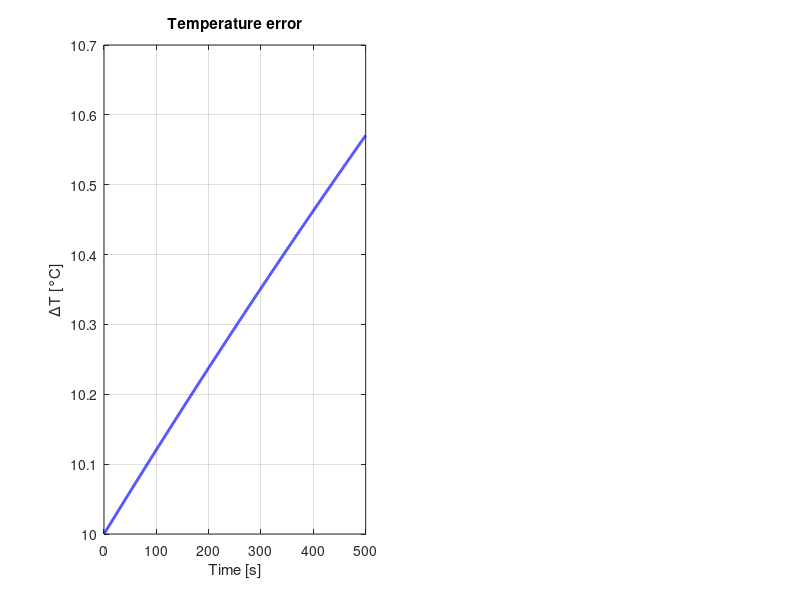

Here is the MATLAB script that generated this plot: (Note: this script raises an error after producing the figure.)
tau_T = 3600;
tau_leak = 900;
tau_phase = 10;
k = 0.068;
beta_heat = 0.4;
beta_press = 0.4;

A11 = -1/tau_T;
A21 = k/tau_phase;
A22 = -(1/tau_phase + 1/tau_leak);

A = [A11, 0; A21, A22];
B = [beta_heat, 0; 0, beta_press];
C = eye(2);

dt = 0.1;

sys_d = c2d(ss(A, B, C, zeros(2)), dt, 'zoh');
Ad = sys_d.A;
Bd = sys_d.B;

startTime = 0;
endTime = 500;
timeSteps = floor((endTime - startTime) / dt);
simulationTime = linspace(startTime, endTime, timeSteps+1);
u_const = [0.01; 0.5];
x0 = [10.0; -5.0];

state_history = zeros(2, length(simulationTime));
state_history(:, 1) = x0;

x = x0;
for i = 2:length(simulationTime)
    x = Ad * x + Bd * u_const;
    state_history(:, i) = x;
end

disp(['state_history.shape = [', num2str(size(state_history, 1)), ', ', num2str(size(state_history, 2)), ']']);

figure('Position', [100, 100, 800, 400]);

subplot(1, 2, 1);
plot(simulationTime, state_history(1, :), 'b-', 'LineWidth', 2);
xlabel('Time [s]');
ylabel('ΔT [°C]');
title('Temperature error');
grid on;
hold on;
yline(0, 'k--', 'Alpha', 0.5);

subplot(1, 2, 2);
plot(simulationTime, state_history(2, :), 'r-', 'LineWidth', 2);
xlabel('Time [s]');
ylabel('ΔP [bar]');
title('Pressure error');
grid on;
hold on;
yline(0, 'k--', 'Alpha', 0.5);
